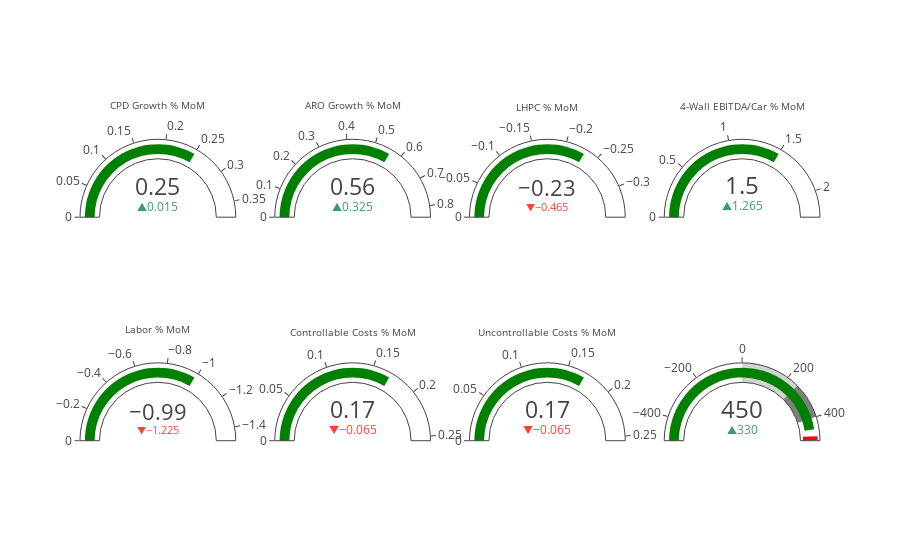

Notebook code cell kept with this figure:
### Code cell
gauge_dict = {
    "titles": ["CPD Growth % MoM", "ARO Growth % MoM", "LHPC % MoM", "4-Wall EBITDA/Car % MoM",
                "Labor % MoM", "Controllable Costs % MoM", 
                "Uncontrollable Costs % MoM",
                "Discount % MoM"],
    "values": [0.25, 0.56, -0.23, 1.5, -0.99, 0.17, -0.3, 0.56]}

size = "<span style='font-size:0.5em'>"

fig = go.Figure()

fig.add_trace(go.Indicator(
    title={'text': size + gauge_dict['titles'][0]},
    value = gauge_dict['values'][0],
    delta = {'reference': 0.235},
    gauge = {'axis': {'visible': True}}, domain = {'row': 0, 'column': 0}))

fig.add_trace(go.Indicator(
    title={'text': size + gauge_dict['titles'][1]},    
    value = gauge_dict['values'][1],
    delta = {'reference': 0.235},
    gauge = {'axis': {'visible': True}}, domain = {'row': 0, 'column': 1}))

fig.add_trace(go.Indicator(
    title={'text': size + gauge_dict['titles'][2]},
    value = gauge_dict['values'][2],
    delta = {'reference': 0.235},
    gauge = {'axis': {'visible': True}}, domain = {'row': 0, 'column': 2}))

fig.add_trace(go.Indicator(
    title={'text': size + gauge_dict['titles'][3]},
    value = gauge_dict['values'][3],
    delta = {'reference': 0.235},
    gauge = {'axis': {'visible': True}}, domain = {'row': 0, 'column': 3}))

fig.add_trace(go.Indicator(
    title={'text': size + gauge_dict['titles'][4]},
    value = gauge_dict['values'][4],
    delta = {'reference': 0.235},
    gauge = {'axis': {'visible': True}}, domain = {'row': 1, 'column': 0}))

fig.add_trace(go.Indicator(
    title={'text': size + gauge_dict['titles'][5]},
    value = gauge_dict['values'][5],
    delta = {'reference': 0.235},
    gauge = {'axis': {'visible': True}}, domain = {'row': 1, 'column': 1}))

fig.add_trace(go.Indicator(
    title={'text': size + gauge_dict['titles'][6]},
    value = gauge_dict['values'][5],
    delta = {'reference': 0.235},
    gauge = {'axis': {'visible': True}}, domain = {'row': 1, 'column': 2}))

fig.add_trace(go.Indicator(
    domain = {'row': 1, 'column': 3},
    value = 450,
    delta = {'reference': 120},
    gauge = {'axis': {'range': [-500, 500]},
             'steps' : [
                 {'range': [0, 250], 'color': "lightgray"},
                 {'range': [250, 400], 'color': "gray"}],
             'threshold' : {'line': {'color': "red", 'width': 4}, 'thickness': 0.75, 'value': 490}}))

fig.update_layout(
    grid = {'rows': 2, 'columns': 4, 'pattern': "independent"},
    template = {'data' : {'indicator': [{
        'mode' : "number+delta+gauge",
        'delta' : {'reference': 90}}]
                         }})

### Figure 1 — Plotly figure (JSON) as saved in the notebook; plotly's stock layout.template omitted (floating-point values rounded to 4 significant figures)
{"data": [{"delta": {"reference": 0.235}, "domain": {"column": 0, "row": 0}, "gauge": {"axis": {"visible": true}}, "title": {"text": "<span style='font-size:0.5em'>CPD Growth % MoM"}, "type": "indicator", "value": 0.25}, {"delta": {"reference": 0.235}, "domain": {"column": 1, "row": 0}, "gauge": {"axis": {"visible": true}}, "title": {"text": "<span style='font-size:0.5em'>ARO Growth % MoM"}, "type": "indicator", "value": 0.56}, {"delta": {"reference": 0.235}, "domain": {"column": 2, "row": 0}, "gauge": {"axis": {"visible": true}}, "title": {"text": "<span style='font-size:0.5em'>LHPC % MoM"}, "type": "indicator", "value": -0.23}, {"delta": {"reference": 0.235}, "domain": {"column": 3, "row": 0}, "gauge": {"axis": {"visible": true}}, "title": {"text": "<span style='font-size:0.5em'>4-Wall EBITDA/Car % MoM"}, "type": "indicator", "value": 1.5}, {"delta": {"reference": 0.235}, "domain": {"column": 0, "row": 1}, "gauge": {"axis": {"visible": true}}, "title": {"text": "<span style='font-size:0.5em'>Labor % MoM"}, "type": "indicator", "value": -0.99}, {"delta": {"reference": 0.235}, "domain": {"column": 1, "row": 1}, "gauge": {"axis": {"visible": true}}, "title": {"text": "<span style='font-size:0.5em'>Controllable Costs % MoM"}, "type": "indicator", "value": 0.17}, {"delta": {"reference": 0.235}, "domain": {"column": 2, "row": 1}, "gauge": {"axis": {"visible": true}}, "title": {"text": "<span style='font-size:0.5em'>Uncontrollable Costs % MoM"}, "type": "indicator", "value": 0.17}, {"delta": {"reference": 120}, "domain": {"column": 3, "row": 1}, "gauge": {"axis": {"range": [-500, 500]}, "steps": [{"color": "lightgray", "range": [0, 250]}, {"color": "gray", "range": [250, 400]}], "threshold": {"line": {"color": "red", "width": 4}, "thickness": 0.75, "value": 490}}, "type": "indicator", "value": 450}], "layout": {"grid": {"columns": 4, "pattern": "independent", "rows": 2}}}
